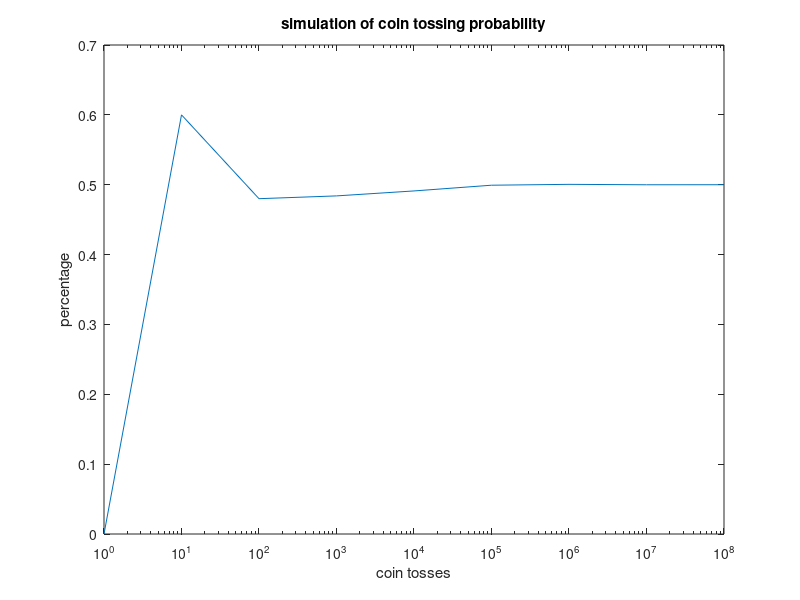

This chart was generated by the following MATLAB code:
clear; clc; close all;

%%  Data Analysis
%   1st assignement 19-10-21 ex 1

tosses = 10.^(0:8)';
iterations = length(tosses);
percentage = zeros(1,iterations);
 for i = 1:iterations
    x = rand(tosses(i),1);
    a = x > 0.5;
    percentage(i) = (sum(a(:) == 1)/tosses(i));
 end
semilogx(tosses, percentage)
xlabel('coin tosses')
ylabel('percentage')
title('simulation of coin tossing probability')